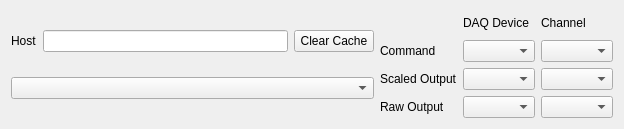
<ui version="4.0" >
 <class>Form</class>
 <widget class="QWidget" name="Form" >
  <property name="geometry" >
   <rect>
    <x>0</x>
    <y>0</y>
    <width>624</width>
    <height>129</height>
   </rect>
  </property>
  <property name="windowTitle" >
   <string>Form</string>
  </property>
  <layout class="QHBoxLayout" name="horizontalLayout" >
   <item>
    <layout class="QGridLayout" name="gridLayout_2" >
     <item row="0" column="0" >
      <widget class="QLabel" name="label_6" >
       <property name="text" >
        <string>Host</string>
       </property>
      </widget>
     </item>
     <item row="0" column="1" >
      <widget class="QLineEdit" name="hostText" />
     </item>
     <item row="0" column="2" >
      <widget class="QPushButton" name="clearCacheBtn" >
       <property name="text" >
        <string>Clear Cache</string>
       </property>
      </widget>
     </item>
     <item row="1" column="0" colspan="3" >
      <widget class="QComboBox" name="deviceCombo" />
     </item>
    </layout>
   </item>
   <item>
    <layout class="QGridLayout" name="gridLayout" >
     <item row="0" column="1" >
      <widget class="QLabel" name="label_4" >
       <property name="text" >
        <string>DAQ Device</string>
       </property>
      </widget>
     </item>
     <item row="0" column="2" >
      <widget class="QLabel" name="label_5" >
       <property name="text" >
        <string>Channel</string>
       </property>
      </widget>
     </item>
     <item row="1" column="0" >
      <widget class="QLabel" name="label" >
       <property name="text" >
        <string>Command</string>
       </property>
      </widget>
     </item>
     <item row="1" column="1" >
      <widget class="QComboBox" name="cmdDaqCombo" />
     </item>
     <item row="1" column="2" >
      <widget class="QComboBox" name="cmdChanCombo" />
     </item>
     <item row="2" column="0" >
      <widget class="QLabel" name="label_2" >
       <property name="text" >
        <string>Scaled Output</string>
       </property>
      </widget>
     </item>
     <item row="2" column="1" >
      <widget class="QComboBox" name="scaledDaqCombo" />
     </item>
     <item row="2" column="2" >
      <widget class="QComboBox" name="scaledChanCombo" />
     </item>
     <item row="3" column="0" >
      <widget class="QLabel" name="label_3" >
       <property name="text" >
        <string>Raw Output</string>
       </property>
      </widget>
     </item>
     <item row="3" column="1" >
      <widget class="QComboBox" name="rawDaqCombo" />
     </item>
     <item row="3" column="2" >
      <widget class="QComboBox" name="rawChanCombo" />
     </item>
    </layout>
   </item>
  </layout>
 </widget>
 <resources/>
 <connections/>
</ui>
